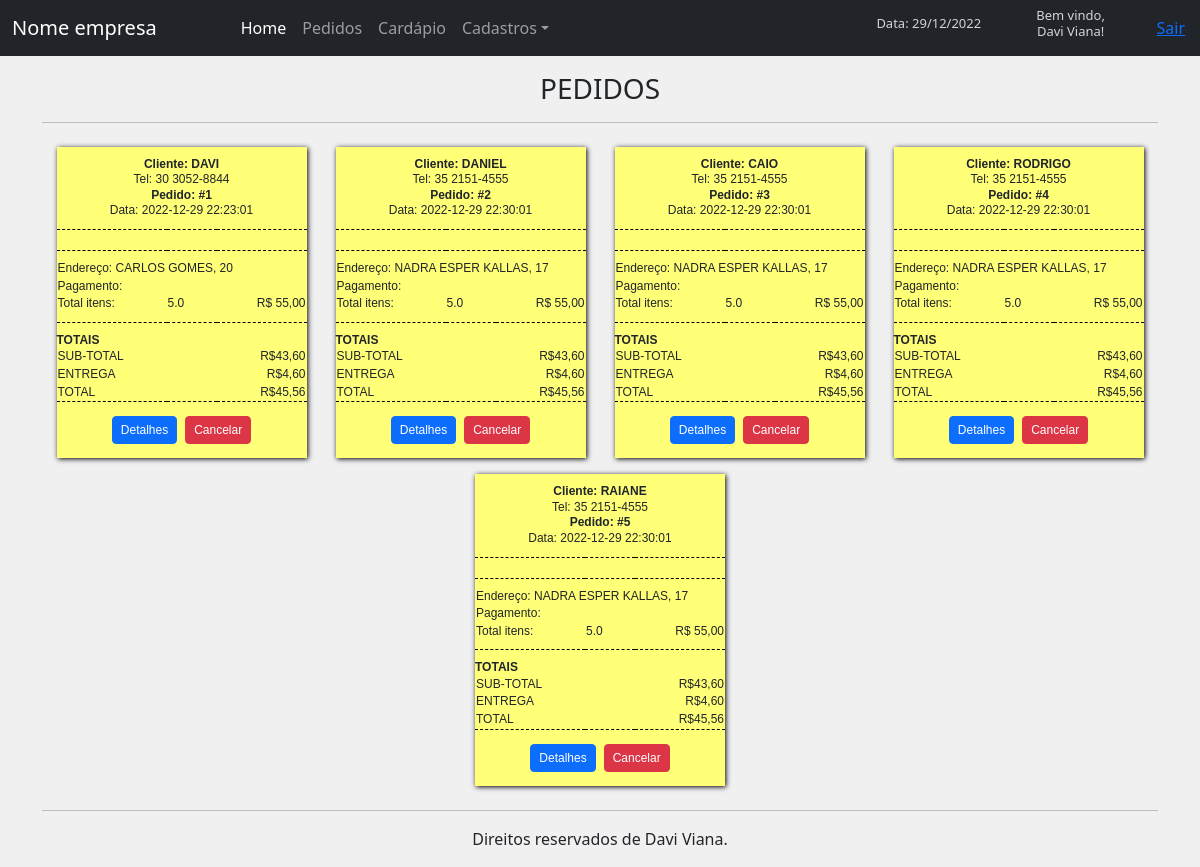
The app's page /painel/pedidos (signed in), older data.
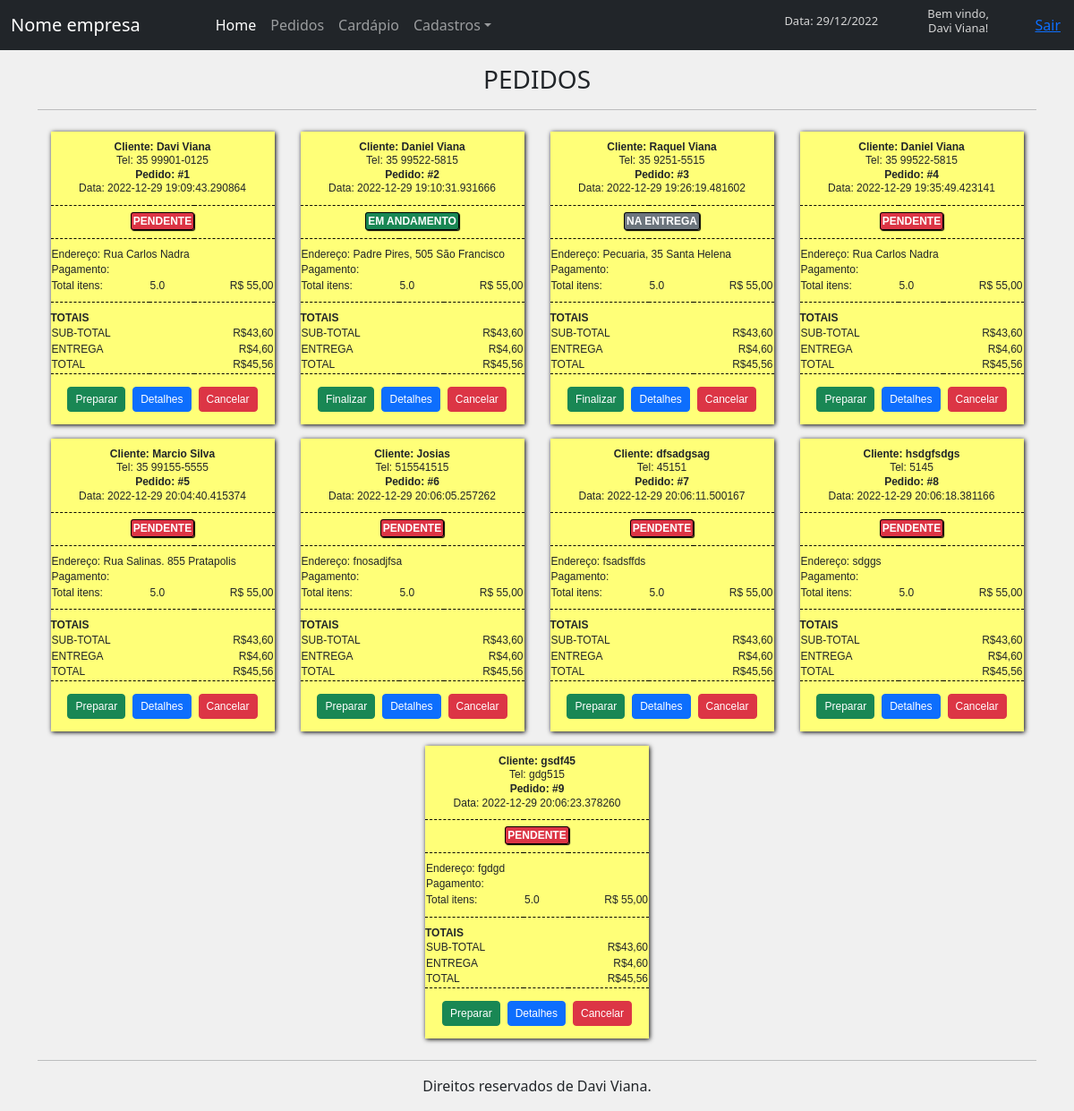
The same page, newer data.
### app/__init__.py (models this page shows, shortened)
class users(UserMixin, db.Model):
    id = db.Column(db.Integer, primary_key=True, autoincrement=True)
    user = db.Column(db.String(10))
    name = db.Column(db.String(50))
    email = db.Column(db.String(100))
    password = db.Column(db.String(200))
    dt_create = db.Column(db.DATETIME)
    situation = db.Column(db.String(50))

class pedidos(UserMixin, db.Model):
    id = db.Column(db.Integer, primary_key=True, autoincrement=True)
    name_client = db.Column(db.String(100))
    items = db.Column(db.String(100))
    address = db.Column(db.String(100))
    tel = db.Column(db.String(200))
    order_time = db.Column(db.DATETIME)
    situation = db.Column(db.String(50))

### app/panel.py (the view)
@bp.route('/pedidos', methods=['POST', 'GET'])
@login_required
def pedidos_():
    if request.method == 'POST':
        pass
    name_company = "Nome empresa"
    date = datetime.now().strftime('Data: %d/%m/%Y')
    user = current_user.name
    all_pedidos = pedidos.query.filter(pedidos.situation != 'FINALIZADO').all()
    return render_template('panel/pedidos.html', name_company=name_company, date=date, user=user, all_pedidos=all_pedidos)

### app/__init__.py (called while the page is built)
@login_manager.user_loader
def get(user):
    return users.query.get(user)

### app/templates/panel/pedidos.html
{% extends 'panel/home.html' %}
{% block panel %}
<br>
<h3 style="text-align: center;">PEDIDOS</h3>
<hr>
<div class="d-flex justify-content-around flex-wrap">
    {% for pedido in all_pedidos %}
    <table class="printer-ticket m-2">
        <thead>
            <tr>
                <th colspan="3">
                    <b>Cliente: {{ pedido.name_client }}</b> <br>
                    Tel: {{ pedido.tel }} <br>
                    <b>Pedido: #{{ pedido.id }}</b> <br>
                    Data: {{ pedido.order_time }}
                </th>
            </tr>
            <tr>
                <th class="ttu" colspan="3">
                    {% if pedido.situation == 'PENDENTE' %}
                    <b class="situacao bg-danger">PENDENTE</b>
                    {% elif pedido.situation == 'EM ANDAMENTO' %}
                    <b class="situacao bg-success">EM ANDAMENTO</b>
                    {% elif pedido.situation == 'NA ENTREGA' %}
                    <b class="situacao bg-secondary">NA ENTREGA</b>
                    {% endif %}
                </th>
            </tr>
        </thead>
        <tbody>
            <tr class="top">
                <td colspan="3">Endereço: {{ pedido.address }}</td>
            </tr>
            <tr>
                <td colspan="3">Pagamento:</td>
            </tr>
            <tr>
                <td>Total itens:</td>
                <td>5.0</td>
                <td>R$ 55,00</td>
            </tr>
        </tbody>
        <tfoot>
            <tr class="sup ttu p--0">
                <td colspan="3">
                    <b>Totais</b>
                </td>
            </tr>
            <tr class="ttu">
                <td colspan="2">Sub-total</td>
                <td align="right">R$43,60</td>
            </tr>
            <tr class="ttu">
                <td colspan="2">Entrega</td>
                <td align="right">R$4,60</td>
            </tr>
            <tr class="ttu">
                <td colspan="2">Total</td>
                <td align="right">R$45,56</td>
            </tr>
            <tr class="sup">
                <td colspan="3" align="center">
                    <div class="d-flex justify-content-center">
                        {% if pedido.situation == 'PENDENTE' %}
                        <a href="#" class="btn btn-success btn-sm m-1">Preparar</a>
                        {% elif pedido.situation == 'EM ANDAMENTO' %}
                        <a href="#" class="btn btn-success btn-sm m-1">Finalizar</a>
                        {% elif pedido.situation == 'NA ENTREGA' %}
                        <a href="#" class="btn btn-success btn-sm m-1">Finalizar</a>
                        {% endif %}
                        <button type="button" class="btn btn-primary btn-sm m-1" data-bs-toggle="modal"
                            data-bs-target="#{{ pedido.id }}">Detalhes</button>
                        <a href="#" class="btn btn-danger btn-sm m-1">Cancelar</a>
                    </div>
                </td>
            </tr>
        </tfoot>
    </table>
    {% endfor %}
</div>
{% endblock %}

### app/templates/panel/home.html (shortened to what this page needs)
{% extends 'layout.html' %}
{% block content %}
<header>
    <nav class="navbar navbar-expand-lg navbar-dark bg-dark fixed-top">
        <div class="container-fluid">
            <a class="navbar-brand" href="" style="padding-right: 60px; text-align: center;">{{ name_company }}</a>
            <div class="collapse navbar-collapse" id="navbarSupportedContent">
                <ul class="navbar-nav me-auto mb-2 mb-lg-0">
                    <li class="nav-item">
                        <a class="nav-link active" aria-current="page" href="{{url_for('panel.home')}}">Home</a>
                    </li>
                    <li class="nav-item">
                        <a class="nav-link" href="{{url_for('panel.pedidos_')}}">Pedidos</a>
                    </li>
                    <li class="nav-item">
                        <a class="nav-link" href="{{url_for('panel.cardapio')}}">Cardápio</a>
                    </li>
                    <li class="nav-item dropdown">
                        <a class="nav-link dropdown-toggle" href="#" id="navbarDropdown" role="button"
                            data-bs-toggle="dropdown" aria-expanded="false">Cadastros</a>
                    </li>
                </ul>
            </div>
        </div>
        <h6 style="width: 200px; color: rgb(212, 212, 212); text-align: center; font-size: 13px;">{{date}}</h6>
        <h6 style="width: 200px; color: rgb(212, 212, 212); text-align: center; font-size: 13px;">Bem
            vindo,<br> {{user}}!</h6>
        <a style="margin: 0px 15px;" href="/auth/logout" role="button">Sair</a>
    </nav>
</header>
<main class="container pt-5">
    {% block panel %}{% endblock %}
    <hr>
</main>
<footer class="container pb-3" style="text-align: center;">
    Direitos reservados de Davi Viana.
</footer>
{% endblock %}

### app/templates/layout.html (shortened to what this page needs)
<!DOCTYPE html>
<html lang="en">
<head>
    <link href="https://cdn.jsdelivr.net/npm/bootstrap@5.3.0-alpha1/dist/css/bootstrap.min.css" rel="stylesheet"
>
    <link rel="stylesheet" href="{{ url_for('static', filename='/css/style.css') }}">
</head>
<body style="background-color: rgb(240, 240, 240);">
    {% block content %}{% endblock %}
</body>
</html>

### app/static/css/style.css (style rules this page uses)
.ttu { text-transform: uppercase; }
.ttu .situacao { color: rgb(255, 255, 255); padding: 2px; border: 1px solid rgb(0, 0, 0); border-radius: 3px; box-shadow: 1px 1px 1px rgb(0, 0, 0); }
.printer-ticket { padding: 5px; margin-left: auto; margin-right: auto; background: rgb(255, 255, 120); box-shadow: 1px 1px 5px rgba(0, 0, 0); display: table !important; width: 100%; max-width: 250px; font-weight: light; line-height: 1.3em; }
.printer-ticket, .printer-ticket * { font-family: Tahoma, Geneva, sans-serif; font-size: 12px; }
.printer-ticket th:nth-child(2), .printer-ticket td:nth-child(2) { width: 50px; }
.printer-ticket th:nth-child(3), .printer-ticket td:nth-child(3) { width: 90px; text-align: right; }
.printer-ticket th { font-weight: inherit; padding: 10px 0; text-align: center; border-bottom: 1px dashed rgb(0, 0, 0); }
.printer-ticket tbody tr:last-child td { padding-bottom: 10px; }
.printer-ticket tfoot .sup td { padding: 10px 0; border-top: 1px dashed rgb(0, 0, 0); }
.printer-ticket tfoot .sup.p--0 td { padding-bottom: 0; }
.printer-ticket .top td { padding-top: 10px; }

Row changes from the older to the newer data that the page shows:
changed pedidos id 1: name_client "DAVI" → "Davi Viana"; tel "30 3052-8844" → "35 99901-0125"; order_time "2022-12-29 22:23:01" → "2022-12-29 19:09:43.290864"; address "CARLOS GOMES, 20" → "Rua Carlos Nadra"; now shows "PENDENTE Preparar"
changed pedidos id 2: name_client "DANIEL" → "Daniel Viana"; tel "35 2151-4555" → "35 99522-5815"; order_time "2022-12-29 22:30:01" → "2022-12-29 19:10:31.931666"; address "NADRA ESPER KALLAS, 17" → "Padre Pires, 505 São Francisco"; now shows "EM ANDAMENTO Finalizar"
changed pedidos id 3: name_client "CAIO" → "Raquel Viana"; tel "35 2151-4555" → "35 9251-5515"; order_time "2022-12-29 22:30:01" → "2022-12-29 19:26:19.481602"; address "NADRA ESPER KALLAS, 17" → "Pecuaria, 35 Santa Helena"; now shows "NA ENTREGA Finalizar"
changed pedidos id 4: name_client "RODRIGO" → "Daniel Viana"; tel "35 2151-4555" → "35 99522-5815"; order_time "2022-12-29 22:30:01" → "2022-12-29 19:35:49.423141"; address "NADRA ESPER KALLAS, 17" → "Rua Carlos Nadra"; now shows "PENDENTE Preparar"
changed pedidos id 5: name_client "RAIANE" → "Marcio Silva"; tel "35 2151-4555" → "35 99155-5555"; order_time "2022-12-29 22:30:01" → "2022-12-29 20:04:40.415374"; address "NADRA ESPER KALLAS, 17" → "Rua Salinas. 855 Pratapolis"; now shows "PENDENTE Preparar"
added pedidos: name_client "Josias", tel "515541515", id "6", order_time "2022-12-29 20:06:05.257262", situation "PENDENTE", address "fnosadjfsa"
added pedidos: name_client "dfsadgsag", tel "45151", id "7", order_time "2022-12-29 20:06:11.500167", situation "PENDENTE", address "fsadsffds"
added pedidos: name_client "hsdgfsdgs", tel "5145", id "8", order_time "2022-12-29 20:06:18.381166", situation "PENDENTE", address "sdggs"
added pedidos: name_client "gsdf45", tel "gdg515", id "9", order_time "2022-12-29 20:06:23.378260", situation "PENDENTE", address "fgdgd"
